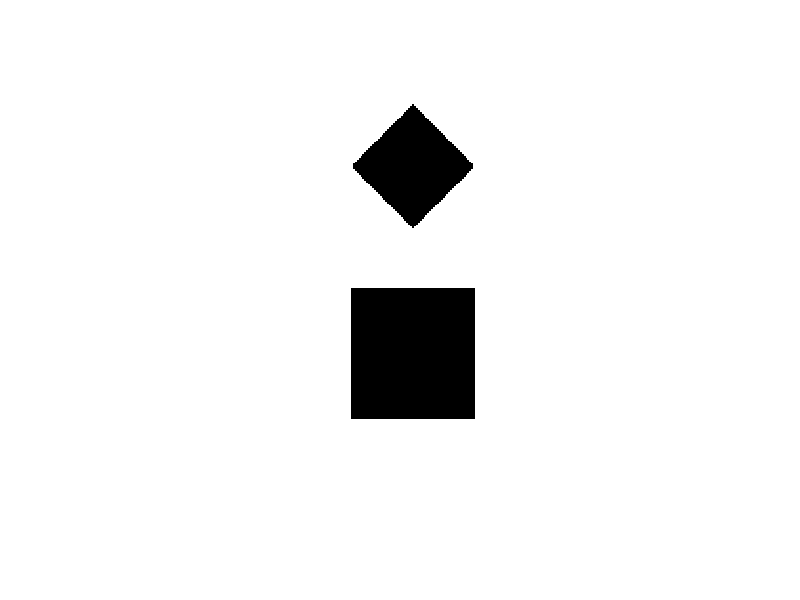
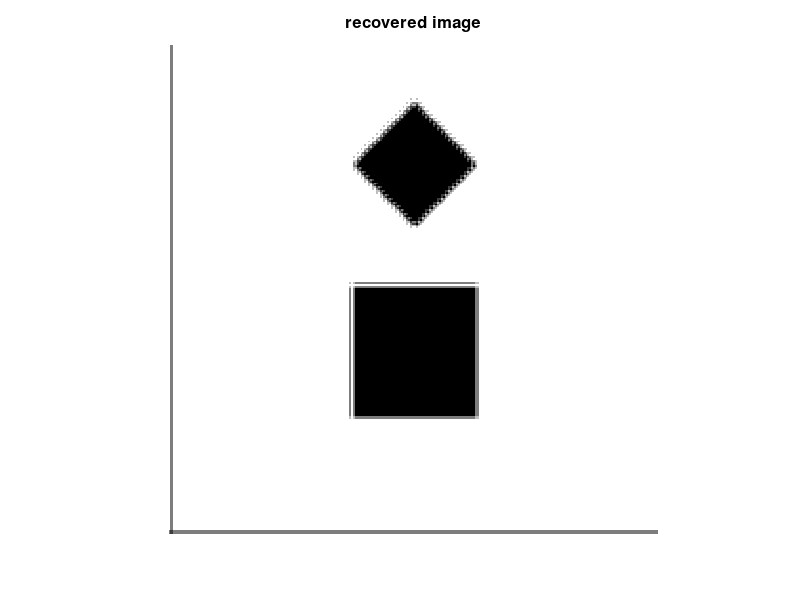

Reproduce these figures in MATLAB, in order.
% Haar wavelet transform of a basic image
% recovery of image
% square and rhombus
% Using filters
%
%Haar filter
c=1/sqrt(2);
h0=[c c]; %low-pass filter
h1=[-c c]; %high-pass filter
%
%----------------------------------------
% First the transformed images
%
%Original image
fg=ones(256,256); %white plane
%the rhombus
for n=1:32,
   fgx=64+(-n:n); fgy=96+n;
   fg(fgx,fgy)=0; %one triangle
   fg(fgx,256-fgy)=0; %the other triangle
end
%the square
fg(128:196,96:160)=0;
%
%Step1
%1 scale wavelet transform of rows
lfg1=conv2(fg,h0); %low-pass filtering of rows
lfg1=lfg1(:,2:2:end); %downsampling to get L
hfg1=conv2(fg,h1); %high-pass filtering of rows
hfg1=hfg1(:,2:2:end); %downsampling to get H
%Step 2
%1 scale wavelet transform of columns of previous step
llfg1=conv2(lfg1,h0'); %low-pass filtering of L columns
llfg1=llfg1(2:2:end,:); %downsampling
hlfg1=conv2(lfg1,h1'); %high-pass filtering of L columns
hlfg1=hlfg1(2:2:end,:); %downsampling

lhfg1=conv2(hfg1,h0'); %low-pass filtering of H columns
lhfg1=lhfg1(2:2:end,:); %downsampling
hhfg1=conv2(hfg1,h1'); %high-pass filtering of H columns
hhfg1=hhfg1(2:2:end,:); %downsampling

figure(1)
imshow(fg);

%----------------------------------------
% Second the recovery of original image
% from LL,LH, HL and HH
%
rfg=zeros(256,256); %space for image
auxL=zeros(258,128);
auxH=zeros(258,128);
auxO=zeros(256,258);

%recovery of L
   auxL(1:2:258,:)=conv2(llfg1,h0')+conv2(hlfg1,h1');
   auxL(2:2:258,:)=conv2(llfg1,h0')-conv2(hlfg1,h1');
   lfg1=auxL(3:258,:);
%recovery of H 
   auxH(1:2:258,:)=conv2(lhfg1,h0')+conv2(hhfg1,h1');
   auxH(2:2:258,:)=conv2(lhfg1,h0')-conv2(hhfg1,h1');
   hfg1=auxH(3:258,:);

%recovery of original
   auxO(:,1:2:258)=conv2(lfg1,h0)+conv2(hfg1,h1);
   auxO(:,2:2:258)=conv2(lfg1,h0)-conv2(hfg1,h1);
   rfg=auxO(:,1:256)/4;
      
figure(2)
imshow(rfg);
title('recovered image');
h=gca;ht=get(h,'Title'); set(ht,'FontSize',12);
